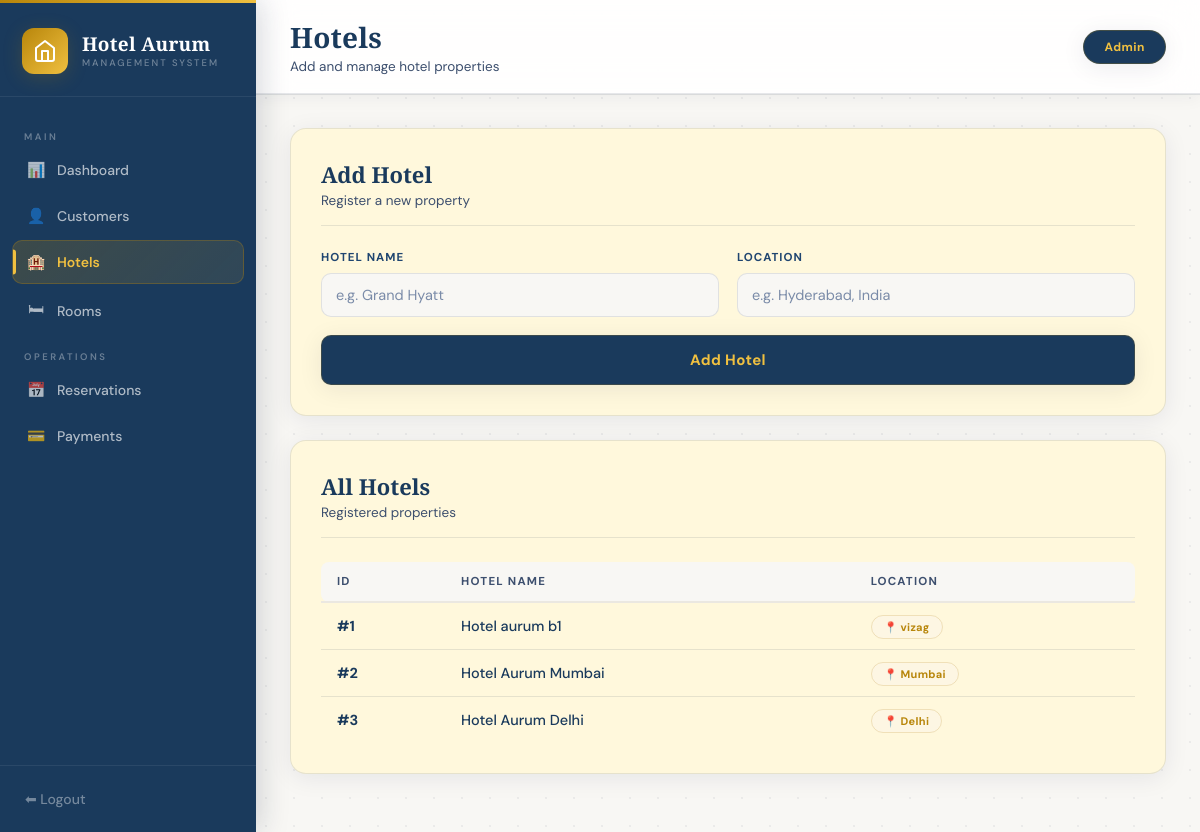
The app's page /hotels/ (signed in) with its own data.
### hotel_app/models.py (models this page shows)
class Hotel(models.Model):
    Hotel_ID = models.AutoField(primary_key=True)
    Name = models.CharField(max_length=50)
    Location = models.CharField(max_length=100)
    class Meta:
        db_table = "Hotel"
        managed = True

### hotel_app/views.py (the view)
    def wrapper(request, *args, **kwargs):
        if not request.session.get('logged_in'):
            return redirect('/login/')
        return view_func(request, *args, **kwargs)

### hotel_app/views.py (called while the page is built, shortened)
def login_required(view_func):
    def wrapper(request, *args, **kwargs):
        if not request.session.get('logged_in'):
            return redirect('/login/')
        return view_func(request, *args, **kwargs)
    return wrapper

@login_required
def hotels(request):
    data = Hotel.objects.all()
    return render(request, 'hotels.html', {'data': data})

### templates/hotels.html (shortened to what this page needs)
{% load static %}
<!DOCTYPE html>
<html lang="en">
<head>
  <link rel="stylesheet" href="{% static 'css/style.css' %}">
</head>
<body>
<div class="layout">
 <aside class="sidebar">
    <div class="sidebar-logo">
      <div class="logo-icon">
        <svg width="24" height="24" viewBox="0 0 24 24" fill="none" stroke="white" stroke-width="2" stroke-linecap="round" stroke-linejoin="round">
          <path d="M3 9l9-7 9 7v11a2 2 0 0 1-2 2H5a2 2 0 0 1-2-2z"/>
          <polyline points="9 22 9 12 15 12 15 22"/>
        </svg>
      </div>
      <div class="sidebar-logo-text">
        <h1>Hotel Aurum</h1>
        <p>Management System</p>
      </div>
    </div>
    <nav class="sidebar-nav">
      <div class="nav-label">Main</div>
      <a href="/dashboard/" ><span class="nav-icon">📊</span> Dashboard</a>
      <a href="/customers/"><span class="nav-icon">👤</span> Customers</a>
      <a href="/hotels/" class="active"><span class="nav-icon">🏨</span> Hotels</a>
      <a href="/rooms/"><span class="nav-icon">🛏</span> Rooms</a>
      <div class="nav-label">Operations</div>
      <a href="/reservation/"><span class="nav-icon">📅</span> Reservations</a>
      <a href="/payment/"><span class="nav-icon">💳</span> Payments</a>
    </nav>
    <div class="sidebar-footer">
      <a href="/login/">⬅ Logout</a>
    </div>
  </aside>
  <div class="main">
    <div class="topbar">
      <div>
        <div class="topbar-title">Hotels</div>
        <div class="topbar-sub">Add and manage hotel properties</div>
      </div>
      <div class="topbar-badge">Admin</div>
    </div>
    <div class="page">
      <div class="card">
        <div class="card-header">
          <div class="card-title">Add Hotel <span>Register a new property</span></div>
        </div>
        <form method="post">
          <div class="form-row">
            <div class="form-group">
              <label>Hotel Name</label>
              <input type="text" name="name" placeholder="e.g. Grand Hyatt" required>
            </div>
            <div class="form-group">
              <label>Location</label>
              <input type="text" name="location" placeholder="e.g. Hyderabad, India" required>
            </div>
          </div>
          <button type="submit" class="btn btn-primary">Add Hotel</button>
        </form>
      </div>
      <div class="card">
        <div class="card-header">
          <div class="card-title">All Hotels <span>Registered properties</span></div>
        </div>
        {% if data %}
        <table>
          <thead>
            <tr>
              <th>ID</th>
              <th>Hotel Name</th>
              <th>Location</th>
            </tr>
          </thead>
          <tbody>
            {% for h in data %}
            <tr>
              <td>#{{ h.Hotel_ID }}</td>
              <td>{{ h.Name }}</td>
              <td><span class="badge badge-info">📍 {{ h.Location }}</span></td>
            </tr>
            {% endfor %}
          </tbody>
        </table>
        {% else %}
        <p class="empty-msg">No hotels added yet.</p>
        {% endif %}
      </div>
    </div>
  </div>
</div>
</body>
</html>

### records on screen
Hotel: Hotel_ID "1", Name "Hotel aurum b1", Location "vizag"
Hotel: Hotel_ID "2", Name "Hotel Aurum Mumbai", Location "Mumbai"
Hotel: Hotel_ID "3", Name "Hotel Aurum Delhi", Location "Delhi"
